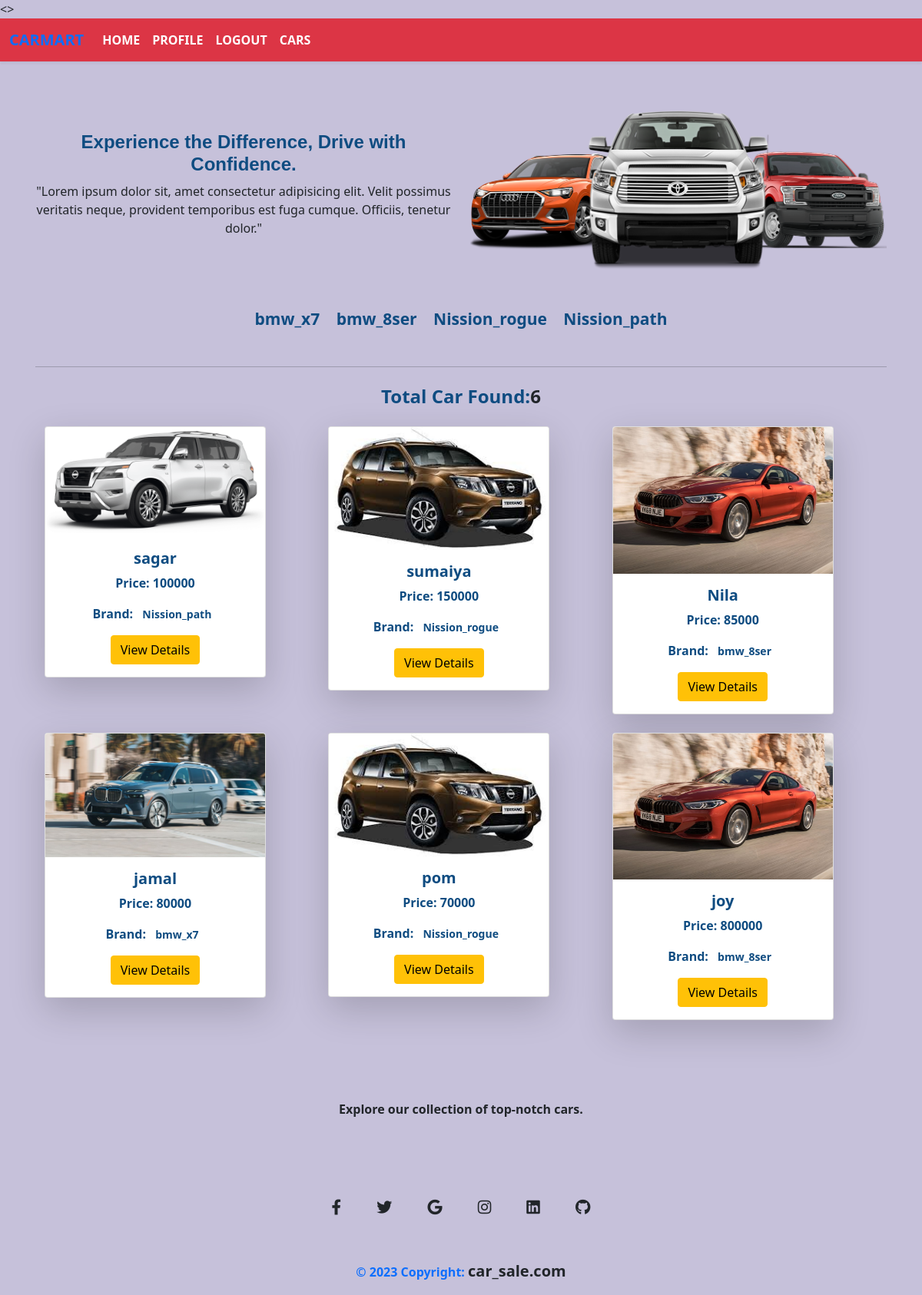
The app's page / (signed in) with its own data.
### brand/models.py (models this page shows, shortened)
class Brand(models.Model):
    b_name = models.CharField(max_length=50)
    slug = models.SlugField(max_length=100,unique = True, null = True,blank= True)

### detail/models.py (models this page shows, shortened)
class Car(models.Model):
    name = models.CharField(max_length=50)
    detail = models.TextField()
    price = models.IntegerField()
    quantity = models.PositiveIntegerField(default=0)
    brand = models.ManyToManyField(Brand)
    user = models.ForeignKey(User, on_delete=models.CASCADE, null=True, blank=True)
    image = models.ImageField(upload_to='user/media/uploads/', blank = True,
     null = True)

### Car_Sale/views.py (the view)
# urls.py: 2. Add a URL to urlpatterns:  path('', views.home, name='home')
def home(request,brand_slug = None):
    cars = Car.objects.all()
    if brand_slug is not None:
        brand = Brand.objects.get(slug = brand_slug)
        cars = Car.objects.filter(brand = brand)
    brands = Brand.objects.all()
    return render(request, 'home.html', {'cars': cars, 'brand':brands})

### templates/home.html (shortened to what this page needs)
{% extends "base.html" %}
{% load static %}
{% block  content%}
<div class="container text-center p-3">
    <div class="row align-items-center justify-content-center mt-5">
        <div class="col-md-6 ">
          <h1 style="color: #0F4C81; font-family: 'Arial', sans-serif; font-size: 24px; font-weight: bold;">
            Experience the Difference, Drive with Confidence.
        </h1>
            <p class="text-dark fw-semibold">
              "Lorem ipsum dolor sit, amet consectetur adipisicing elit. Velit possimus veritatis neque, provident temporibus est fuga cumque. Officiis, tenetur dolor."
            </p>
           </div>
      <div class="col-md-6">
        <img class =" img-fluid bg-image hover-zoom" src="{% static 'group-car.png' %}" alt="" style="border-radius:20px;"/>
      </div>
    </div>
    <h4 class="m-5 ">
      {% for b in brand %}
        <small class="fw-bold m-2">
           <a class="text-decoration-none "style="color: #0F4C81;" href="{% url 'brand_wise_car' b.slug %}">{{ b.b_name }} </a>
         </small>
      {% endfor %}
      </h4>
      <hr>
      <h4 class="m-4 fw-bold" ><span style="color: #0F4C81;">Total Car Found:</span>{{ cars|length }}</h4>
      <div class="container ">
        <div class="row">
            {% for car in cars %}
                <div class="col-md-4 mb-4">
                    <div class="card shadow-lg" style="width: 18rem;">
                        {% if car.image %}
                        <img src="{{ car.image.url }}" class="card-img-top" alt="{{ car.name }}">
                        {% else %}
                        <p>No image available</p>
                        {% endif %}
                        <div class="card-body">
                            <h5 class="card-title fw-bold" style="color: #0F4C81;"> {{ car.name }}</h5>
                            <p class="card-text fw-bold" style="color: #0F4C81;">Price: {{ car.price }}</p>
                            <p class="fw-bold" style="color: #0F4C81;">
                              Brand:
                              {% for b in car.brand.all %}
                               <small class="fw-bold m-2">
                                  {{b.b_name}}
                               </small>
                              {% endfor %}
                            </p>
                            <a href="{% url 'view_all' car.id %}" class="btn btn-warning">View Details</a>
                        </div>
                    </div>
                </div>
            {% endfor %}
        </div>
      </div>
<div class="banner-container hover-overlay hover-zoom hover-shadow ripple p-5 m-2" style="height:300px; border-radius:10px;"><div ><img style="height:300px; border-radius:10px;" src="../static/car.jpg" alt="">
  <p class="text-center fw-bold">Explore our collection of top-notch cars.</p>
</div>
<br>
{% endblock  %}

### records on screen
Brand: b_name "bmw_x7"
Brand: b_name "bmw_8ser"
Brand: b_name "Nission_rogue"
Brand: b_name "Nission_path"
Car: image (picture), name "sagar", price "100000"
Car: image (picture), name "sumaiya", price "150000"
Car: image (picture), name "Nila", price "85000"
Car: image (picture), name "jamal", price "80000"
Car: image (picture), name "pom", price "70000"
Car: image (picture), name "joy", price "800000"

### other values on screen
{{ cars|length }} "6"
